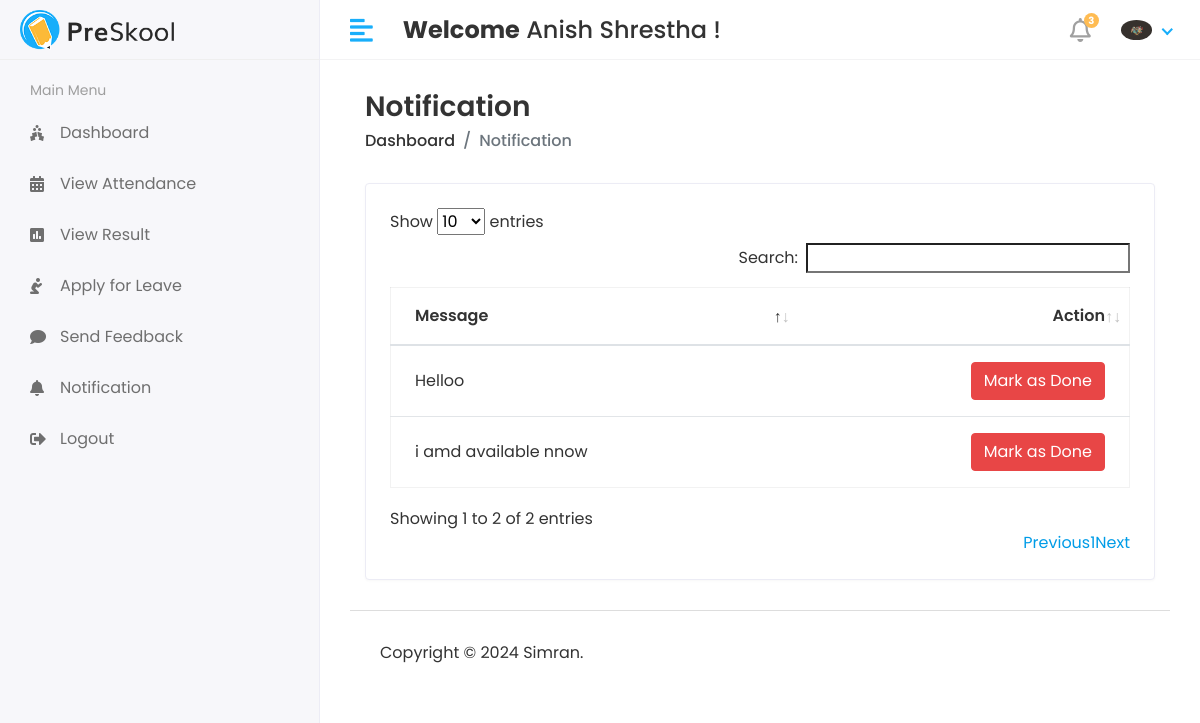
/Student/Notification (signed in), run on the app's committed database.
### studentmsapp/models.py (models this page shows, shortened)
class CustomUser(AbstractUser):
    USER = (
        ('1','HOD'),
        ('2','STAFF'),
        ('3','STUDENT')
    )
    user_type = models.CharField(choices=USER,max_length=50,default=1)
    profile_pic = models.ImageField(upload_to='media/profile_pic')

class Student_Notification(models.Model):
    student_id = models.ForeignKey(Student,on_delete=models.CASCADE)
    message = models.TextField()
    created_at = models.DateTimeField(auto_now_add=True)
    status = models.IntegerField(null=True,default=0)

### student_management_system/Student_views.py (the view)
# urls.py: path('Student/Notification',Student_views.STUDENT_NOTIFICATION,name='student_notification'),
def STUDENT_NOTIFICATION(request):
    student = Student.objects.filter(admin = request.user.id)
    for i in student:
        student_id = i.id
        notification = Student_Notification.objects.filter(student_id = student_id)
        context = {
            'notification': notification,
        }
        return render(request,'Student/notification.html',context)

### template/Student/notification.html (shortened to what this page needs)
{% extends 'base.html' %}
{% block content %}
<div class="content container-fluid">
               <div class="page-header">
                  <div class="row align-items-center">
                     <div class="col">
                        <h3 class="page-title">Notification</h3>
                        <ul class="breadcrumb">
                           <li class="breadcrumb-item"><a href="index.html">Dashboard</a></li>
                           <li class="breadcrumb-item active">Notification</li>
                        </ul>
                     </div>
                  </div>
               </div>
               <div class="row">
                  <div class="col-sm-12">
                     <div class="card card-table">
                        <div class="card-body">
                           <div class="table-responsive">
                              <table id="table_id" class="table table-hover table-center mb-0">  <thead>
                                    <tr>
                                       <th>Message</th>
                                        <th class="text-right">Action</th>
                                    </tr>
                                 </thead>
                                 <tbody>
                                 {% for i in notification %}
                                    <tr>
                                       <td>{{i.message}}</td>
                                       <td class="text-right">
                                          <div class="actions">
                                              {% if i.status == 0 %}
                                              <a href="{% url 'student_notification_mark_as_done' status=i.id %}" class="btn btn-danger">Mark as Done</a>
                                              {% else %}
                                              <button class="btn btn-danger" disabled="disabled">Mark as Done</button>
                                              {% endif %}
                                          </div>
                                       </td>
                                    </tr>
                                 {% endfor %}
                                 </tbody>
                              </table>
                           </div>
                        </div>
                     </div>
                  </div>
               </div>
            </div>
{% endblock %}

### template/includes/header.html (shortened to what this page needs)
{% load static %}
<div class="header">
            <div class="header-left">
               <a href="index.html" class="logo">
                  <img src="{% static 'assets/img/logo.png' %}" alt="Logo">
               </a>
            </div>
            <a href="javascript:void(0);" id="toggle_btn">
            <i class="fas fa-align-left"></i>
            </a>
            <div class="top-nav-search mt-3">
               <h4><strong>Welcome</strong><span> {{ user.first_name }} {{ user.last_name }}</span>&nbsp;!</h4>
            </div>
            <ul class="nav user-menu">
               <li class="nav-item dropdown noti-dropdown">
                  <a href="#" class="dropdown-toggle nav-link" data-toggle="dropdown">
                  <i class="far fa-bell"></i> <span class="badge badge-pill">3</span>
                  </a>
               </li>
               <li class="nav-item dropdown has-arrow">
                  <a href="#" class="dropdown-toggle nav-link" data-toggle="dropdown">
                  {% if user.profile_pic == "" %}
                      <span class="user-img"><img class="rounded-circle" src="{% static 'assets/img/noimg.jpg' %}" width="31" alt="User"></span>
                     {% else %}
                     <span class="user-img"><img class="rounded-circle" src="/{{user.profile_pic}}" width="31" alt="User"></span>
                  {% endif %}
                  </a>
               </li>
            </ul>
         </div>

### static/assets/css/style.css (style rules this page uses)
html { height: 100%; }
body { background-color: #fff; color: #333; font-family: 'Poppins', sans-serif; font-size: 1rem; height: 100%; line-height: 1.5; overflow-x: hidden; }
h1, h2, h3, h4, h5, h6 { font-family: 'Poppins', sans-serif; margin-top: 0; }
a { color: #009ce7; }
input, button, a { transition: all 0.4s ease; -moz-transition: all 0.4s ease; -o-transition: all 0.4s ease; -ms-transition: all 0.4s ease; -webkit-transition: all 0.4s ease; }
ul, ol { padding: 0px; list-style: none; }
.table { color: #333; max-width: 100%; margin-bottom: 0; width: 100%; }
.table.dataTable { border-collapse: collapse !important; border: 1px solid rgba(0, 0, 0, 0.05); }
.table thead tr th { font-weight: 600; }
.table tbody tr { border-bottom: 1px solid rgba(0, 0, 0, 0.05); }
.table.table-center td, .table.table-center th { vertical-align: middle; }
.card-table .card-body .table > thead > tr > th { border-top: 0; }
.card-table .card-body .table tr td:first-child, .card-table .card-body .table tr th:first-child { padding-left: 1.5rem; }
.card-table .card-body .table tr td:last-child, .card-table .card-body .table tr th:last-child { padding-right: 1.5rem; }
.card-table .table td, .card-table .table th { border-top: 1px solid #e2e5e8; padding: 1rem 0.75rem; white-space: nowrap; }
.btn-danger { background-color: #e84646; border: 1px solid #e84646; }
.card { border: 1px solid #ececf5; box-shadow: 0 1px 3px 0 rgba(0, 0, 0, 0.03); margin-bottom: 1.875rem; }
.card-body { padding: 1.5rem; }
.header { background-color: #fff; border-bottom: 1px solid #f3f3f4; left: 0; position: fixed; right: 0; top: 0; z-index: 1001; height: 60px; }
.header .header-left { float: left; height: 60px; padding: 0 20px; position: relative; width: 320px; z-index: 1; transition: all 0.2s ease-in-out; background-color: #f7f7fa; border-bottom: 1px solid #efefef; border-right: 1px solid #ececf5; display: flex; align-items: center; }
.header .header-left .logo { display: inline-block; line-height: 60px; }
.header .header-left .logo img { max-height: 40px; width: auto; }
.header .dropdown-toggle:after { display: none; }
.header .has-arrow .dropdown-toggle:after { border-top: 0; border-left: 0; border-bottom: 2px solid #18aefa; border-right: 2px solid #18aefa; content: ''; height: 8px; display: inline-block; pointer-events: none; -webkit-transform-origin: 66% 66%; -ms-transform-origin: 66% 66%; transform-origin: 66% 66%; -webkit-transform: rotate(45deg); -ms-transform: rotate(45deg); transform: rotate(45deg); -webkit-transition: all 0.15s ease-in-out; transition: all 0.15s ease-in-out; width: 8px; vertical-align: 0px; }
.user-menu { float: right; margin: 0; position: relative; z-index: 99; padding-right: 15px; }
.user-menu.nav > li > a { color: #a0a0a0; font-size: 14px; line-height: 58px; padding: 0 15px; height: 60px; }
.user-img { margin-right: 3px; position: relative; }
.top-nav-search { float: left; margin-left: 15px; }
.page-header { margin-bottom: 1.875rem; }
.page-header .breadcrumb { background-color: transparent; color: #6c757d; font-size: 1rem; font-weight: 500; margin-bottom: 0; padding: 0; }
.page-header .breadcrumb a { color: #333; }
.page-title { font-size: 28px; font-weight: 600; color: #333; margin-bottom: 5px; }
.user-menu.nav > li > a .badge { background-color: #FFBC53; display: block; font-size: 10px; font-weight: bold; height: 15px; width: 15px; position: absolute; right: 7px; top: 13px; color: #fff; padding: 3px; }
.user-menu.nav > li > a > i { font-size: 1.5rem; line-height: 60px; }
@media (min-width: 992px) { #toggle_btn { align-items: center; color: #18aefa; display: inline-flex; float: left; font-size: 26px; height: 60px; justify-content: center; margin-left: 15px; padding: 0 15px; } }

### data on the page
CustomUser: first_name "Anish", last_name "Shrestha", profile_pic (picture)
Student_Notification: message "Helloo", status "Mark as Done"
Student_Notification: message "i amd available nnow", status "Mark as Done"
